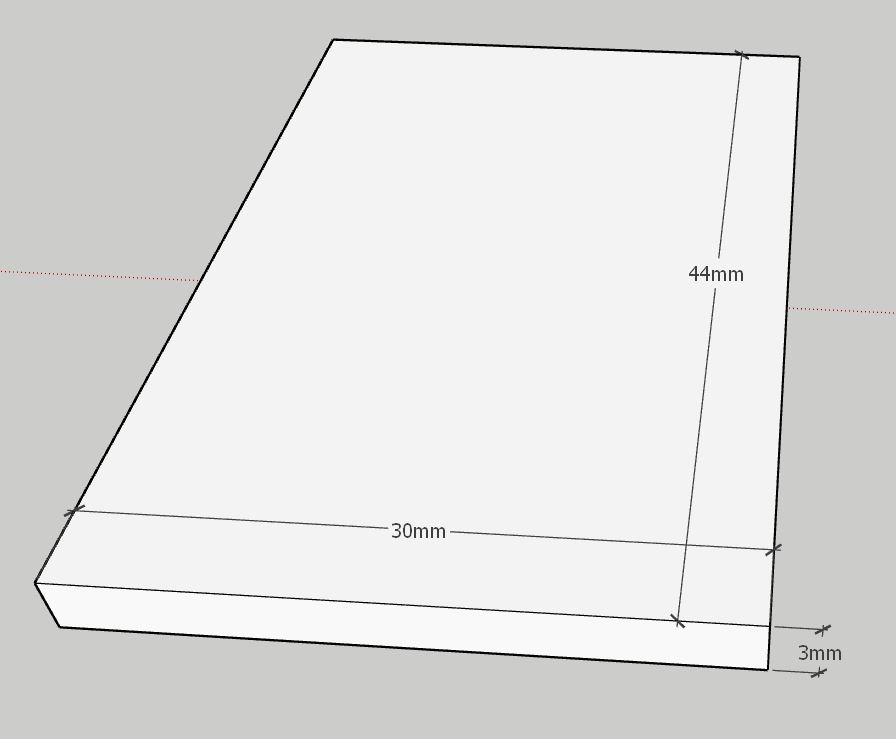
#> input picture Day_5/Pi_CAR/01.JPG, 896 x 739 px, given in place of the camera
$ python 05_test_line.py
#> lines starting #> are read from the running program, lines starting #| are printed output that depends on the picture; after the words box and inside, x2 and y2 are one past the last pixel; in counts of white or black regions, pixels touching at a corner belong together
import cv2          # opencv를 사용하기 위해 cv2 라이브러리 import
import sys          # 시스템에서 명령어를 쓸 수 있도록
import math         # 수학정의, 어떤 수식이 개발되어 있는 것을 가져다 쓸 수 있게
import cv2 as cv    # as는 별칭으로 사용하겠다는 것
import numpy as np  # numpy는 수학적으로 통계낼 때 쓰는 라이브러리 (1)

cap = cv2.VideoCapture(0)         # 변수 cap = cv2 라이브러리 중 videocapture 사용, 0 : 데이터를 입력받는 구간 (2)

while (True):
    ret, src = cap.read()         # 캡쳐한 영상을 읽어오는 것, ret : return, src : 캡쳐한 이미지 (3)
#> src is the input picture: shape (739, 896, 3); mean B, G, R 222.3, 223.2, 223.2

    src = cv2.resize(src, (640, 360))           # resize로 영상의 크기를 640x360으로 줄임 (4)
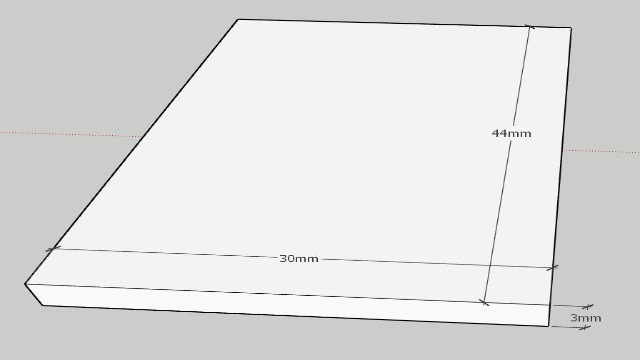
#> src: shape (360, 640, 3); mean B, G, R 222.3, 223.2, 223.2

    dst = cv.Canny(src, 50, 200, None, 3)       # canny는 영상을 인식할 수 있는 범주를 빼고 색을 반전
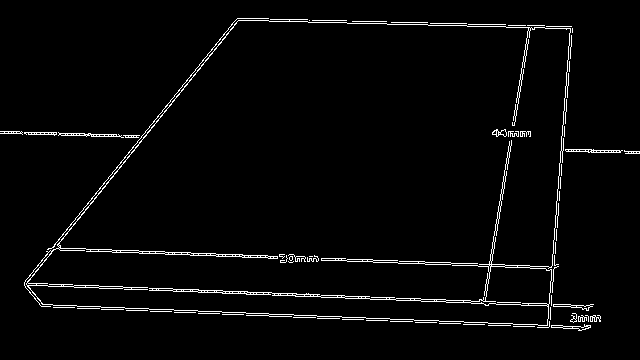
#> dst: shape (360, 640); 2.8% white in thin lines or dots, all inside (x1, y1, x2, y2) = (0, 18, 640, 331)

    cdst = cv.cvtColor(dst, cv.COLOR_BGR2RGB)   # RGB로 영상을 돌리면 흰색을 기점으로 색을 입혀서 컬러가 나온다. (5)
    cdstP = np.copy(cdst)                       # numpy는 배열처럼 생성되는데 np.copy하면 배열 그대로를 카피

    lines = cv.HoughLines(dst, 1, np.pi / 180, 150, None, 0, 0)
#> lines = 13 rows, first 8: [284, 1.61], [305, 1.61], [198, 0.681], [246, 1.61], [248, 1.61], [279, 1.62], [16, 1.59], [9, 1.61]

    if lines is not None:
        for i in range(0, len(lines)):
            rho = lines[i][0][0]
            theta = lines[i][0][1]
            a = math.cos(theta)
            b = math.sin(theta)
            x0 = a * rho
            y0 = b * rho
            pt1 = (int(x0 + 1000 * (-b)), int(y0 + 1000 * (a)))
            pt2 = (int(x0 - 1000 * (-b)), int(y0 - 1000 * (a)))
            cv.line(cdst, pt1, pt2, (0, 0, 255), 3, cv.LINE_AA)
#> this loop made 13 passes
#> (rho, theta, a, b, x0, y0, pt1, pt2) on passes 1 to 10: (284, 1.61, -0.0349, 0.999, -9.91, 283.8, (-1009, 248), (989, 318)), (305, 1.61, -0.0349, 0.999, -10.64, 304.8, (-1010, 269), (988, 339)), (198, 0.681, 0.777, 0.629, 153.9, 124.6, (-475, 901), (783, -652)), (246, 1.61, -0.0349, 0.999, -8.59, 245.9, (-1007, 210), (990, 280)), (248, 1.61, -0.0349, 0.999, -8.66, 247.8, (-1008, 212), (990, 282)), (279, 1.62, -0.0523, 0.999, -14.6, 278.6, (-1013, 226), (984, 330)), (16, 1.59, -0.0175, 1, -0.279, 16, (-1000, -1), (999, 33)), (9, 1.61, -0.0349, 0.999, -0.314, 8.99, (-999, -25), (999, 43)), (299, 1.62, -0.0523, 0.999, -15.65, 298.6, (-1014, 246), (982, 350)), (242, 1.62, -0.0523, 0.999, -12.67, 241.7, (-1011, 189), (985, 294))
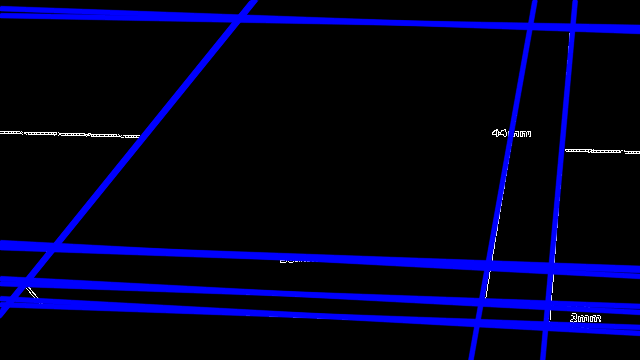
#> cdst: shape (360, 640, 3); mean R, G, B 1, 1, 31.6

    linesP = cv.HoughLinesP(dst, 1, np.pi / 180, 50, None, 50, 10)
#> linesP = 37 rows, first 6: [124, 289, 320, 296], [135, 252, 558, 266], [342, 317, 487, 322], [139, 253, 372, 261], [173, 289, 319, 294], [24, 284, 240, 18]

    if linesP is not None:
        for i in range(0, len(linesP)):
            l = linesP[i][0]
            cv.line(cdstP, (l[0], l[1]), (l[2], l[3]), (0, 0, 255), 3, cv.LINE_AA)
#> this loop made 37 passes
#> l on passes 1 to 12: [124, 289, 320, 296], [135, 252, 558, 266], [342, 317, 487, 322], [139, 253, 372, 261], [173, 289, 319, 294], [24, 284, 240, 18], [546, 327, 557, 200], [246, 315, 363, 319], [235, 20, 307, 21], [187, 310, 281, 314], [0, 131, 145, 136], [483, 26, 572, 29]
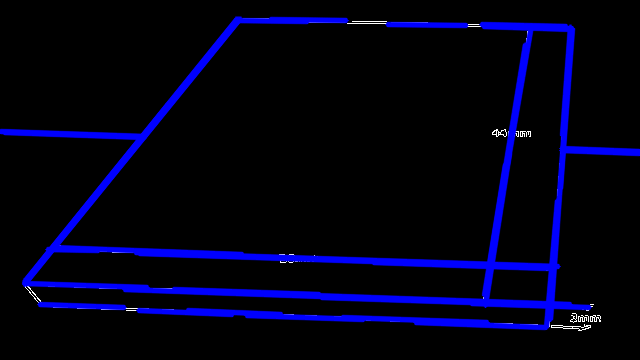
#> cdstP: shape (360, 640, 3); mean R, G, B 0.6, 0.6, 23.1

    cv.imshow("Source", src)
    cv.imshow("Detected Lines (in red) - Standard Hough Line Transform", cdst)
    cv.imshow("Detected Lines (in red) - Probabilistic Line Transform", cdstP)

    if cv2.waitKey(1) & 0xFF == ord('q'):
#> (key q is pressed here)
        break

cap.release()
cv2.destroyAllWindows()

$ run again, on Day_5/Pi_CAR/02.JPG
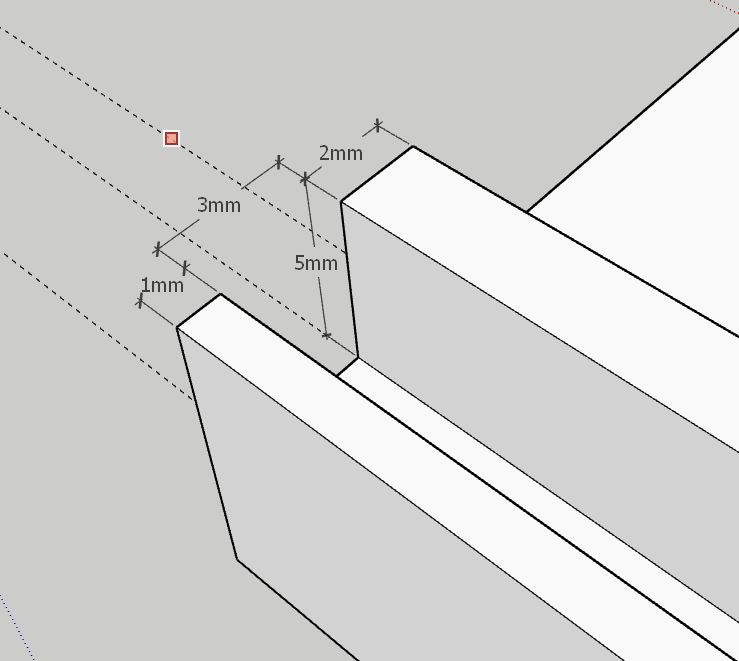
#> input picture Day_5/Pi_CAR/02.JPG, 739 x 661 px, given in place of the camera
#> src is the input picture: shape (661, 739, 3); mean B, G, R 211.7, 212.7, 212.7
#> src: shape (360, 640, 3)
#> dst: shape (360, 640); 3.4% white in thin lines or dots
#> lines = [[96, 2.01], [70, 1.99], [68, 1.99], [98, 2.01], [51, 1.99], [-10, 1.95], [-48, 1.92], [-46, 1.92], [59, 1.97], [-1, 1.94], [-56, 1.94], [61, 2.01]]
#> the loop `for i in range(0, len(lines)):` made 12 passes
#> (rho, theta, a, b, x0, y0, pt1, pt2) on passes 1 to 6: (96, 2.01, -0.423, 0.906, -40.57, 87.01, (-946, -335), (865, 509)), (70, 1.99, -0.407, 0.914, -28.47, 63.95, (-942, -342), (885, 470)), (68, 1.99, -0.407, 0.914, -27.66, 62.12, (-941, -344), (885, 468)), (98, 2.01, -0.423, 0.906, -41.42, 88.82, (-947, -333), (864, 511)), (51, 1.99, -0.407, 0.914, -20.74, 46.59, (-934, -360), (892, 453)), (-10, 1.95, -0.375, 0.927, 3.75, -9.27, (-923, -383), (930, 365))
#> after the loop `for i in range(0, len(lines)):`:
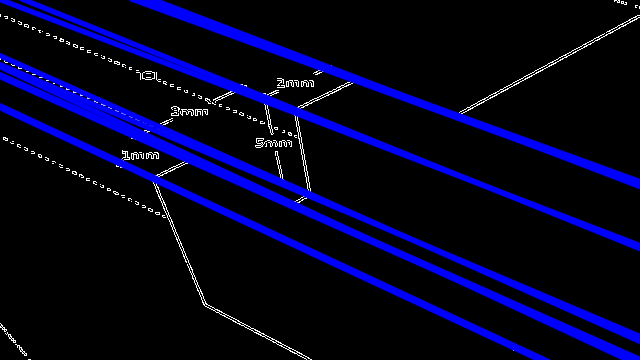
#> cdst: shape (360, 640, 3); mean R, G, B 3.2, 3.2, 33.6
#> linesP = 43 rows, first 6: [148, 175, 541, 359], [152, 144, 633, 359], [122, 165, 535, 358], [135, 135, 636, 358], [0, 57, 527, 291], [240, 86, 487, 185]
#> the loop `for i in range(0, len(linesP)):` made 43 passes
#> after the loop `for i in range(0, len(linesP)):`:
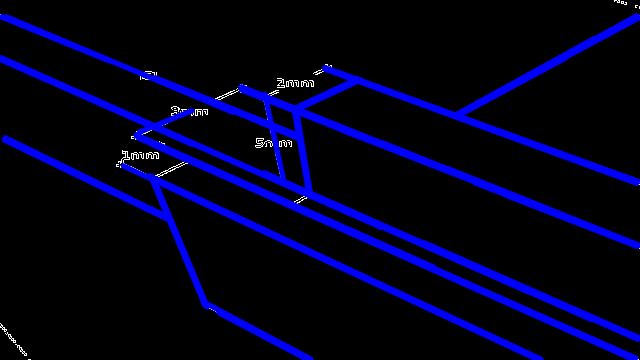
#> cdstP: shape (360, 640, 3); mean R, G, B 1, 1, 30.8

$ run again, on Day_5/Pi_CAR/03.JPG
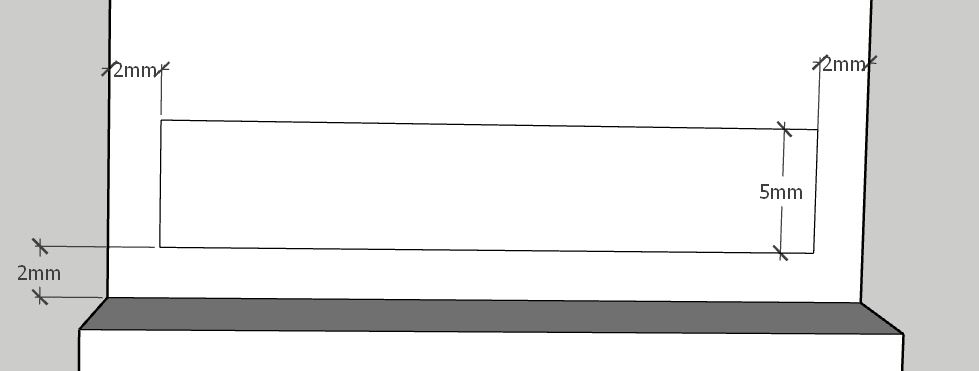
#> input picture Day_5/Pi_CAR/03.JPG, 979 x 371 px, given in place of the camera
#> src is the input picture: shape (371, 979, 3); mean B, G, R 229.3, 229.7, 229.7
#> src: shape (360, 640, 3)
#> dst: shape (360, 640); 2.9% white in thin lines or dots
#> lines = 13 rows, first 8: [237, 1.59], [114, 1.59], [116, 1.59], [286, 1.59], [322, 1.57], [316, 1.59], [292, 1.57], [243, 1.57]
#> the loop `for i in range(0, len(lines)):` made 13 passes
#> (rho, theta, a, b, x0, y0, pt1, pt2) on passes 1 to 6: (237, 1.59, -0.0175, 1, -4.14, 237, (-1003, 219), (995, 254)), (114, 1.59, -0.0175, 1, -1.99, 114, (-1001, 96), (997, 131)), (116, 1.59, -0.0175, 1, -2.02, 116, (-1001, 98), (997, 133)), (286, 1.59, -0.0175, 1, -4.99, 286, (-1004, 268), (994, 303)), (322, 1.57, -4.37e-08, 1, -1.41e-05, 322, (-1000, 321), (999, 322)), (316, 1.59, -0.0175, 1, -5.51, 316, (-1005, 298), (994, 333))
#> after the loop `for i in range(0, len(lines)):`:
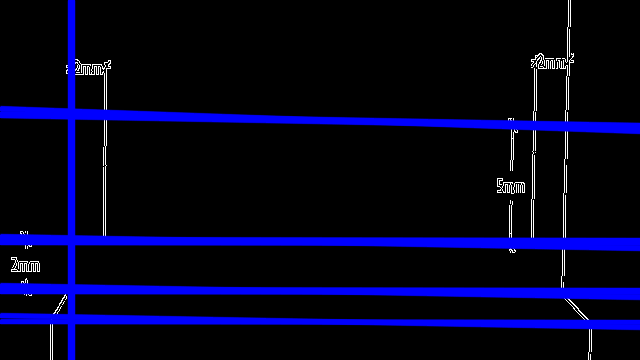
#> cdst: shape (360, 640, 3); mean R, G, B 2.6, 2.6, 31.2
#> linesP = 39 rows, first 6: [341, 242, 454, 243], [360, 121, 535, 124], [225, 289, 338, 290], [347, 244, 460, 245], [23, 287, 136, 288], [224, 120, 358, 122]
#> the loop `for i in range(0, len(linesP)):` made 39 passes
#> after the loop `for i in range(0, len(linesP)):`:
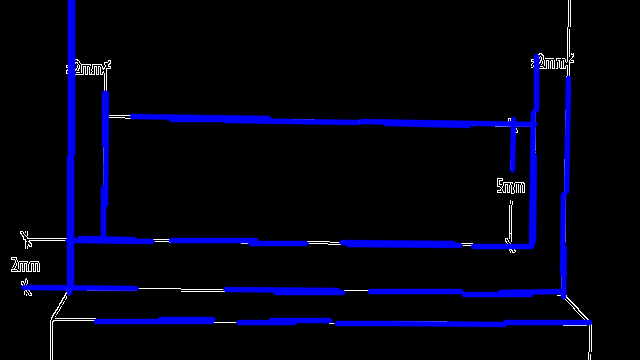
#> cdstP: shape (360, 640, 3); mean R, G, B 2.2, 2.2, 20.1

$ run again, on Day_5/Pi_CAR/04.JPG
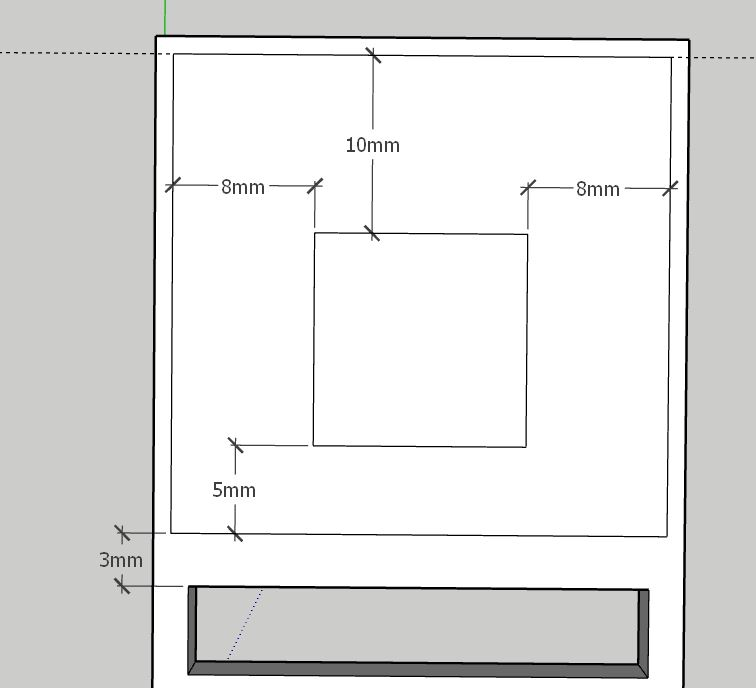
#> input picture Day_5/Pi_CAR/04.JPG, 756 x 688 px, given in place of the camera
#> src is the input picture: shape (688, 756, 3); mean B, G, R 225.8, 226.6, 226.6
#> src: shape (360, 640, 3)
#> `dst = cv.Canny(src, 50, 200, None, 3)`:
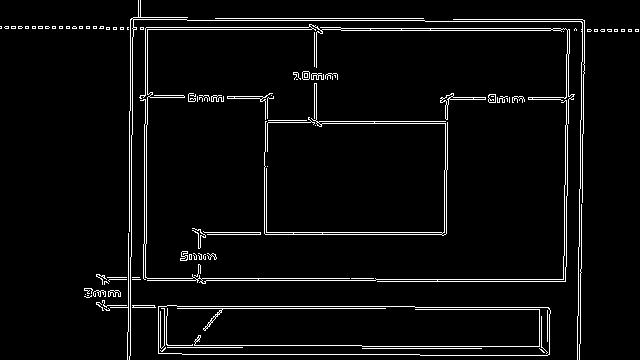
#> dst: shape (360, 640); 4.4% white in thin lines or dots
#> lines = 24 rows, first 8: [28, 1.57], [585, 0.0175], [306, 1.57], [232, 1.57], [234, 1.57], [354, 1.57], [20, 1.57], [278, 1.57]
#> the loop `for i in range(0, len(lines)):` made 24 passes
#> (rho, theta, a, b, x0, y0, pt1, pt2) on passes 1 to 6: (28, 1.57, -4.37e-08, 1, -1.22e-06, 28, (-1000, 27), (999, 28)), (585, 0.0175, 1, 0.0175, 584.9, 10.21, (567, 1010), (602, -989)), (306, 1.57, -4.37e-08, 1, -1.34e-05, 306, (-1000, 305), (999, 306)), (232, 1.57, -4.37e-08, 1, -1.01e-05, 232, (-1000, 231), (999, 232)), (234, 1.57, -4.37e-08, 1, -1.02e-05, 234, (-1000, 233), (999, 234)), (354, 1.57, -4.37e-08, 1, -1.55e-05, 354, (-1000, 353), (999, 354))
#> linesP = 57 rows, first 6: [341, 28, 584, 28], [1, 27, 340, 27], [579, 359, 580, 292], [106, 29, 340, 29], [376, 279, 565, 279], [187, 20, 424, 20]
#> the loop `for i in range(0, len(linesP)):` made 57 passes
#> after the loop `for i in range(0, len(linesP)):`:
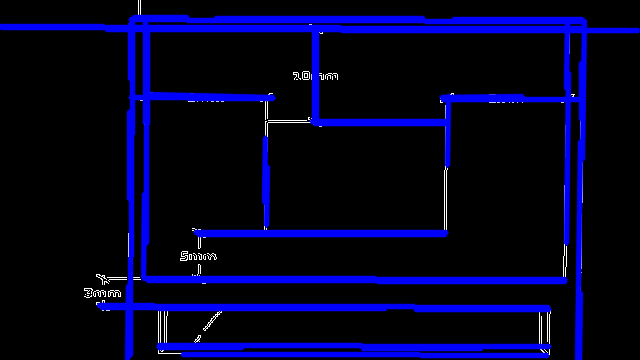
#> cdstP: shape (360, 640, 3); mean R, G, B 1.6, 1.6, 37.4
